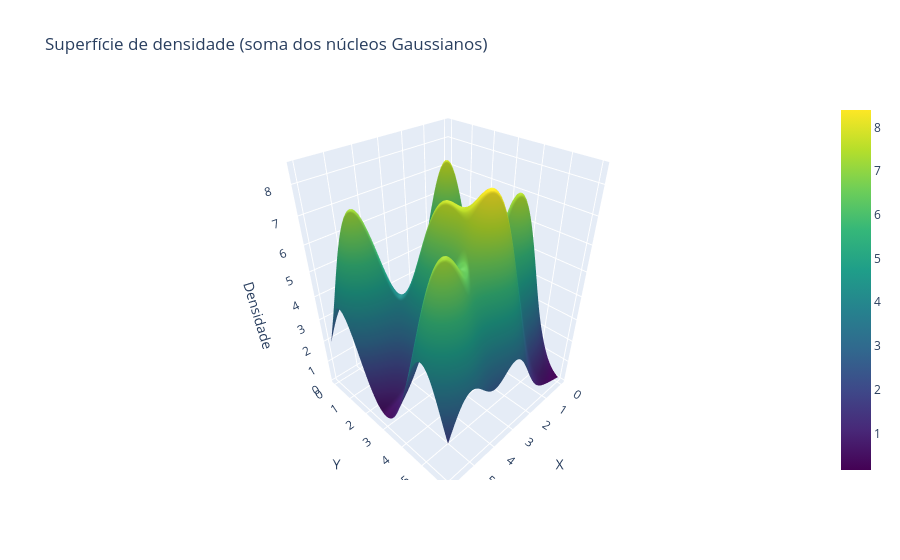

The notebook cell saved with this chart:
### Code cell
import plotly.graph_objects as go

fig = go.Figure(data=[go.Surface(z=Z, x=Xgrid, y=Ygrid, colorscale="Viridis")])
fig.update_layout(
    title="Superfície de densidade (soma dos núcleos Gaussianos)",
    scene=dict(
        xaxis_title="X",
        yaxis_title="Y",
        zaxis_title="Densidade"
    )
)
fig.show()

### Figure 1 — Plotly figure (JSON) as saved in the notebook; plotly's stock layout.template omitted (floating-point values rounded to 4 significant figures; data arrays with more than 128 entries replaced by an {"elided": "..."} marker saying what was removed)
{"data": [{"colorscale": [[0, "#440154"], [0.1111, "#482878"], [0.2222, "#3e4989"], [0.3333, "#31688e"], [0.4444, "#26828e"], [0.5556, "#1f9e89"], [0.6667, "#35b779"], [0.7778, "#6ece58"], [0.8889, "#b5de2b"], [1, "#fde725"]], "type": "surface", "x": {"elided": "100x100 float values"}, "y": {"elided": "100x100 float values"}, "z": {"elided": "100x100 float values"}}], "layout": {"scene": {"xaxis": {"title": {"text": "X"}}, "yaxis": {"title": {"text": "Y"}}, "zaxis": {"title": {"text": "Densidade"}}}, "title": {"text": "Superfície de densidade (soma dos núcleos Gaussianos)"}}}
